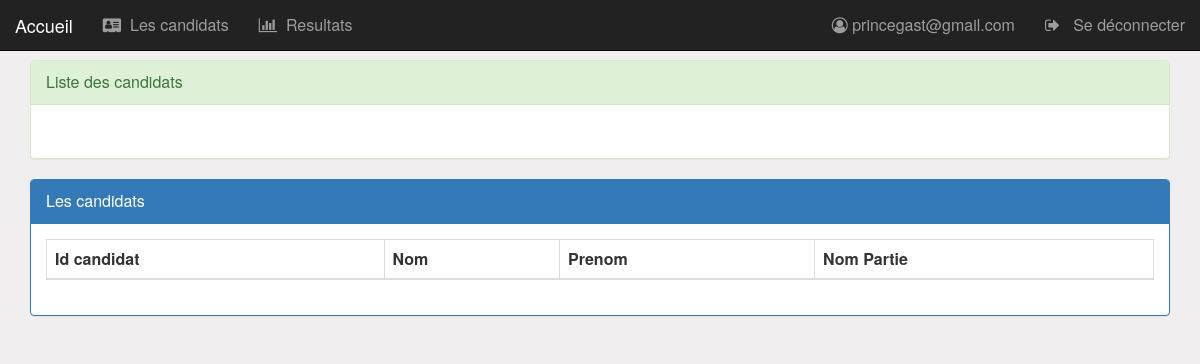
The app's page /pages/candidat.php (signed in), older data.
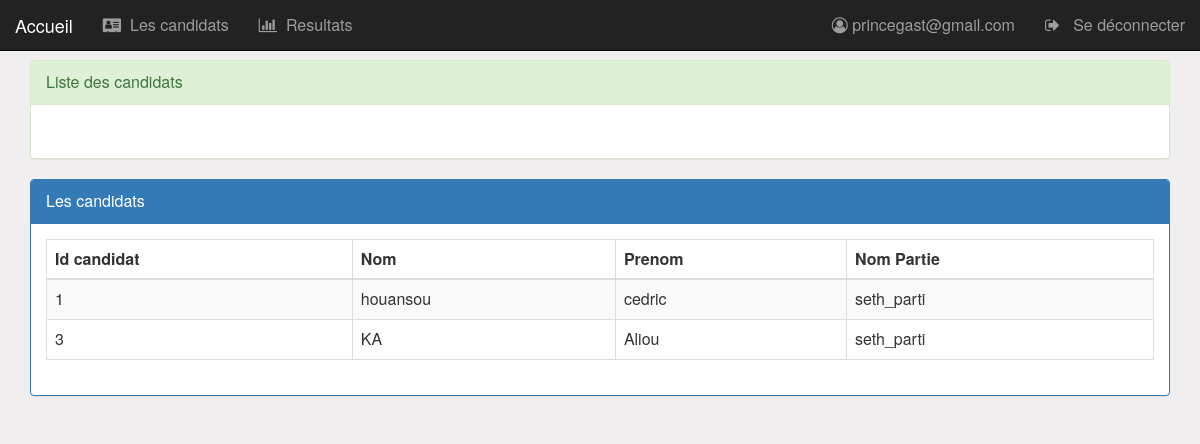
The same page, newer data.
### tables this page shows
CREATE TABLE IF NOT EXISTS `user` (
  `idUser` int(11) NOT NULL AUTO_INCREMENT,
  `nom` varchar(20) NOT NULL,
  `prenom` varchar(20) NOT NULL,
  `naissance` date NOT NULL,
  `adresse` varchar(20) DEFAULT NULL,
  `idProfilF` int(11) DEFAULT NULL,
  `mot_de_passe` varchar(25) NOT NULL,
  `mail` varchar(40) NOT NULL,
  `etat` int(1) DEFAULT NULL,
  `a_vote` int(11) NOT NULL DEFAULT '0',
  `est_inscrit` int(11) DEFAULT '0',
  `numCNI` varchar(20) DEFAULT NULL,
  `idBureauF` int(11) DEFAULT NULL,
  `vote_pour` int(11) NOT NULL,
  PRIMARY KEY (`idUser`),
  KEY `idProfilF` (`idProfilF`),
  KEY `idBureauF` (`idBureauF`),
  KEY `vote_pour` (`vote_pour`)
);

CREATE TABLE IF NOT EXISTS `candidat` (
  `idCandidat` int(11) NOT NULL AUTO_INCREMENT,
  `nomParti` varchar(20) NOT NULL,
  `nombre_vote` int(11) NOT NULL DEFAULT '0',
  `idUserF` int(11) NOT NULL,
  PRIMARY KEY (`idCandidat`),
  KEY `idUserF` (`idUserF`)
);

### pages/candidat.php (the view, shortened to what this page needs)
<?php
    require_once("../api/db_connect.php");
    $requete="select * from user,candidat where idUserF=idUser";
    $resultatC=mysqli_query($conn,$requete);
?>
<!DOCTYPE HTML>
<HTML>
    <head>
        <link rel="stylesheet" type="text/css" href="../css/bootstrap.css">
        <link rel="stylesheet" type="text/css" href="../css/font-awesome.min.css">
        <link rel="stylesheet" type="text/css" href="../css/monstyle.css">
    </head>
    <body>
        <?php include("menu.php"); ?>
        <div class="container">
            <div class="panel panel-success margetop60">
				<div class="panel-heading">Liste des candidats</div>
				<div class="panel-body">
					<form method="get" action="candidat.php" class="form-inline">
					</form>
				</div>
			</div>
            <div class="panel panel-primary">
                <div class="panel-heading">Les candidats</div>
                <div class="panel-body">
                    <table class="table table-striped table-bordered">
                        <thead>
                            <tr>
                                <th>Id candidat</th><th>Nom</th><th>Prenom</th><th>Nom Partie</th>
                            </tr>
                        </thead>
                        <tbody>
                            <?php while($candidat=mysqli_fetch_array($resultatC, MYSQLI_ASSOC)){ ?>
                                <tr>
                                    <td><?php echo $candidat['idCandidat'] ?> </td>
                                    <td><?php echo $candidat['nom'] ?> </td>
                                    <td><?php echo $candidat['prenom'] ?> </td>
                                    <td><?php echo $candidat['nomParti'] ?> </td>
                                </tr>
                            <?PHP } ?>
                       </tbody>
                    </table>
                </div>
            </div>
        </div>
    </body>
</HTML>

### pages/menu.php (shortened to what this page needs)
<nav class="navbar navbar-inverse navbar-fixed-top">
    <div class="container-fluid">
        <div class="navbar-header">
            <a href="../index.php" class="navbar-brand">Accueil</a>
        </div>
        <ul class="nav navbar-nav">
            <li><a href="candidat.php"><i class="fa fa-vcard"></i>&nbsp Les candidats</a></li>
            <li><a href="resultat.php"><i class="fa fa-bar-chart-o"></i>&nbsp Resultats</a></li>
        </ul>
        <ul class="nav navbar-nav navbar-right">
			<li>
				<a href="editerUtilisateur.php?id=<?php echo $_SESSION['user']['idUser'] ?>">
                    <i class="fa fa-user-circle-o"></i>
					<?php echo  ' '.$_SESSION['user']['mail']?>
				</a>
			</li>
			<li>
				<a href="seDeconnecter.php">
                    <i class="fa fa-sign-out"></i>
					&nbsp Se déconnecter
				</a>
			</li>
		</ul>
    </div>
</nav>

### css/monstyle.css (style rules this page uses)
.margetop60 { margin-top: 60px; }
body { background-color: rgb(240, 238, 238); font-size: 16px; }

Row changes from the older to the newer data that the page shows:
now on this page (row edited): user: candidat.idCandidat "1", nom "houansou", prenom "cedric", candidat.nomParti "seth_parti"
now on this page (row edited): user: candidat.idCandidat "3", nom "KA", prenom "Aliou", candidat.nomParti "seth_parti"
